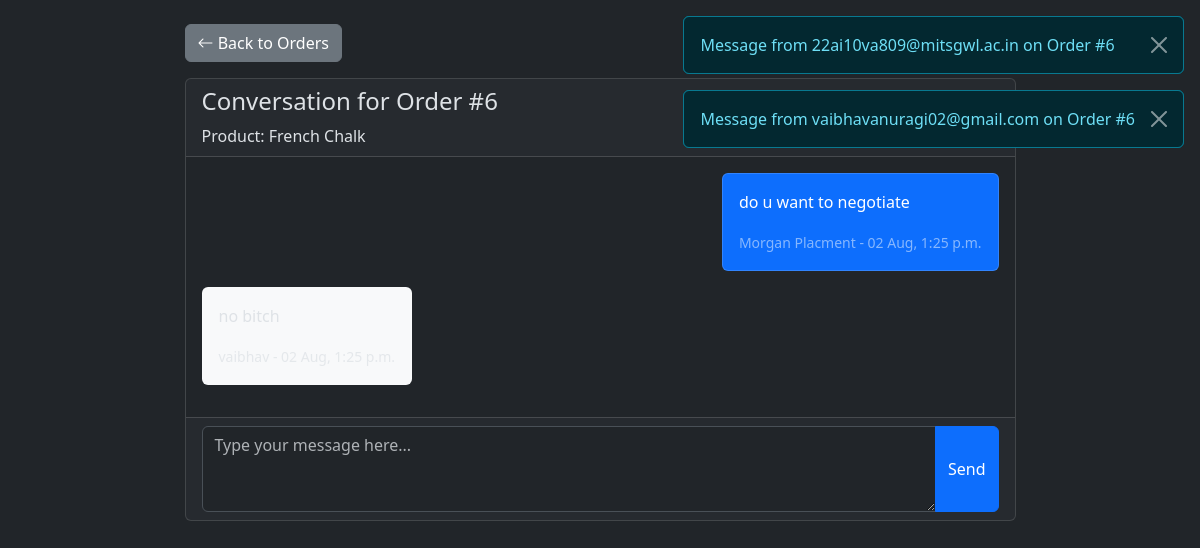
Page /accounts/orders/6/conversation/ (signed in) on the committed database.
### accounts/models.py (models this page shows, shortened)
class Message(models.Model):
    order = models.ForeignKey(Order, on_delete=models.CASCADE, related_name='messages')
    sender = models.ForeignKey(settings.AUTH_USER_MODEL, on_delete=models.CASCADE, related_name='sent_messages')
    body = models.TextField()
    timestamp = models.DateTimeField(auto_now_add=True)
    class Meta:
        ordering = ['timestamp'] # Ensure messages are always ordered chronologically
    def __str__(self):
        return f"Message from {self.sender} on Order #{self.order.id}"

class User(AbstractUser):
    ROLE_CHOICES = (
        ('buyer', 'Buyer'),
        ('seller', 'Seller'),
    )
    BUSINESS_TYPES = (
        ('manufacturer', 'Manufacturer'),
        ('wholesaler', 'Wholesaler'),
        ('retailer', 'Retailer'),
        ('trader', 'Trader'),
    )
    role = models.CharField(max_length=10, choices=ROLE_CHOICES, default='buyer')
    company_name = models.CharField(max_length=100, blank=True, null=True)
    business_type = models.CharField(max_length=20, choices=BUSINESS_TYPES, blank=True, null=True)
    city = models.CharField(max_length=50, blank=True)
    email = models.EmailField(unique=True)
    USERNAME_FIELD = 'email'
    REQUIRED_FIELDS = ['username'] # 'username' is still required for createsuperuser
    def __str__(self):
        return self.email

class Order(models.Model):
    STATUS_CHOICES = [
        ('pending_approval', 'Pending Approval'), # Seller needs to approve
        ('pending_payment', 'Pending Payment'),   # Buyer needs to pay
        ('paid', 'Paid'),                         # Buyer has paid
        ('shipped', 'Shipped'),
        ('completed', 'Completed'),
        ('rejected', 'Rejected'),
    ]
    product = models.ForeignKey(Product, on_delete=models.CASCADE, related_name='orders')
    buyer = models.ForeignKey(
        settings.AUTH_USER_MODEL,
        on_delete=models.CASCADE,
        related_name='orders_placed'  # This is now unique and descriptive
    )
    seller = models.ForeignKey(
        settings.AUTH_USER_MODEL,
        on_delete=models.CASCADE,
        related_name='orders_received' # Unique and descriptive
    )
    quantity = models.PositiveIntegerField()
    status = models.CharField(max_length=20, choices=STATUS_CHOICES, default='pending_approval')
    created_at = models.DateTimeField(auto_now_add=True)

class Product(models.Model):
    CATEGORY_CHOICES = [
        ('steel', 'Steel Products'),
        ('cement', 'Cement & Concrete'),
        ('paints', 'Paints & Coatings'),
        ('construction', 'Construction Materials'),
        ('plumbing', 'Plumbing & Fittings'),
        ('soap', 'Soaps & Detergents'),
        ('chemicals', 'Chemicals & Solvents'),
        ('cleaning', 'Cleaning Supplies'),
        ('plastic', 'Plastic Products'),
        ('electricals', 'Electricals'),
        ('equipment', 'Industrial Equipment'),
        ('packaging', 'Packaging Materials'),
        ('tools', 'Tools & Hardware'),
        ('stationery', 'Stationery & Office Supplies'),
        ('garments', 'Textile & Garments'),
        ('food', 'Food Raw Materials'),
    ]
    seller = models.ForeignKey(
        settings.AUTH_USER_MODEL,
        on_delete=models.CASCADE,
        related_name='products'
    )
    name = models.CharField(max_length=200)
    category = models.CharField(max_length=100, choices=CATEGORY_CHOICES, default='tools')
    description = models.TextField()
    price = models.DecimalField(max_digits=10, decimal_places=2)
    stock_quantity = models.PositiveIntegerField(default=0)
    image = models.ImageField(upload_to='product_images/', blank=True, null=True)
    created_at = models.DateTimeField(auto_now_add=True)
    updated_at = models.DateTimeField(auto_now=True)

### accounts/views.py (the view, shortened to what this page needs)
# urls.py: path('orders/<int:order_id>/conversation/', OrderConversationView.as_view(), name='order_conversation'),
class OrderConversationView(LoginRequiredMixin, View):
    def get(self, request, order_id):
        order = get_object_or_404(Order.objects.filter(
            Q(buyer=request.user) | Q(seller=request.user)
        ), id=order_id)
        messages = order.messages.all()
        form = MessageForm()
        context = {
            'order': order,
            'messages': messages,
            'form': form,
        }
        return render(request, 'accounts/order_conversation.html', context)

### accounts/forms.py
class MessageForm(forms.ModelForm):
    class Meta:
        model = Message
        fields = ['body']
        widgets = {
            'body': forms.Textarea(attrs={
                'class': 'form-control',
                'rows': 3,
                'placeholder': 'Type your message here...'
            })
        }
        labels = {
            'body': '' # Hide the label for a cleaner look
        }

### accounts/templates/accounts/order_conversation.html (shortened to what this page needs)
{% extends 'base.html' %}
{% block content %}
<div class="container mt-4">
    <div class="row justify-content-center">
        <div class="col-md-9">
            <a href="{% if request.user.role == 'buyer' %}{% url 'my_orders' %}{% else %}{% url 'manage_orders' %}{% endif %}" class="btn btn-secondary mb-3">
                <i class="bi bi-arrow-left"></i> Back to Orders
            </a>
            <div class="card">
                <div class="card-header">
                    <h4>Conversation for Order #{{ order.id }}</h4>
                    <p class="mb-0">Product: {{ order.product.name }}</p>
                </div>
                <div class="card-body" style="max-height: 60vh; overflow-y: auto;">
                    {% for message in messages %}
                        <div class="d-flex mb-3 {% if message.sender == request.user %}justify-content-end{% else %}justify-content-start{% endif %}">
                            <div class="card {% if message.sender == request.user %}bg-primary text-white{% else %}bg-light{% endif %}" style="max-width: 75%;">
                                <div class="card-body p-3">
                                    <p class="card-text">{{ message.body|linebreaksbr }}</p>
                                    <small class="text-muted {% if message.sender == request.user %}text-white-50{% endif %}">
                                        {{ message.sender.company_name|default:message.sender.username }} - {{ message.timestamp|date:"d M, P" }}
                                    </small>
                                </div>
                            </div>
                        </div>
                    {% empty %}
                        <p class="text-center text-muted">No messages yet. Start the conversation!</p>
                    {% endfor %}
                </div>
                <div class="card-footer">
                    <form method="post">
                        <div class="input-group">
                            {{ form.body }}
                            <button class="btn btn-primary" type="submit">Send</button>
                        </div>
                    </form>
                </div>
            </div>
        </div>
    </div>
</div>
{% endblock %}

### accounts/templates/base.html (shortened to what this page needs)
<!doctype html>
<html lang="en" data-bs-theme="dark">
<head>
    <link href="https://cdn.jsdelivr.net/npm/bootstrap@5.3.2/dist/css/bootstrap.min.css" rel="stylesheet">
    <link rel="stylesheet" href="https://cdn.jsdelivr.net/npm/bootstrap-icons@1.11.3/font/bootstrap-icons.min.css">
</head>
<body>
    {% if messages %}
        <div class="position-fixed top-0 end-0 p-3" style="z-index: 1050;">
        {% for message in messages %}
            <div class="alert {% if message.tags %}alert-{{ message.tags }}{% else %}alert-info{% endif %} alert-dismissible fade show" role="alert">
            </div>
        {% endfor %}
        </div>
    {% endif %}
    <div class="container-fluid">
        {% if messages %}
            <div class="position-fixed top-0 end-0 p-3" style="z-index: 1050;">
            {% for message in messages %}
                <div class="alert {% if message.tags %}alert-{{ message.tags }}{% else %}alert-info{% endif %} alert-dismissible fade show" role="alert">
                    {{ message }}
                    <button type="button" class="btn-close" data-bs-dismiss="alert" aria-label="Close"></button>
                </div>
            {% endfor %}
            </div>
        {% endif %}
        {% block content %}{% endblock %}
    </div>
</body>
</html>

### accounts/templates/base.html (style rules this page uses)
body { background-color: #212529; }

### rows in the picture
Message: sender+order "Message from 22ai10va809@mitsgwl.ac.in on Order #6", body "do u want to negotiate", sender.company_name "Morgan Placment", timestamp "02 Aug, 1:25 p.m."
Message: sender+order "Message from vaibhavanuragi02@gmail.com on Order #6", body "no bitch"
Order: id "6", product.name "French Chalk"
